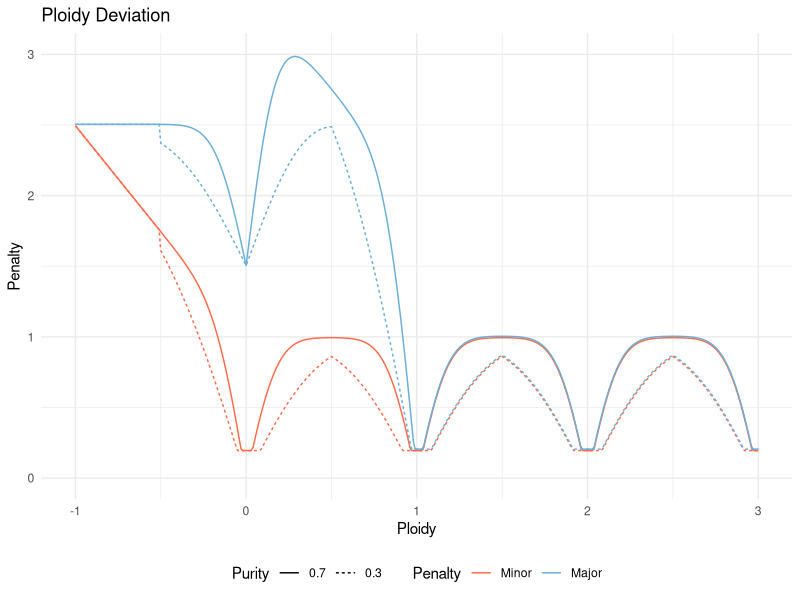

This figure's R source: (Note: this script raises an error after producing the figure.)
library(ggplot2)
library(tidyr)
library(dplyr)
library(cowplot)
theme_set(theme_bw())

ploidyPenaltyFactor = 0.3  
standardDeviation = 0.05
minStandardDeviationPerPloidyPoint = 1
majorAlleleSubOnePenaltyMultiplier = 2
majorAlleleSubOneAdditionalPenalty = 1.5
baselineDeviation = 0.2

alleleDeviation <- function(purity, normFactor, ploidy) {
  if (ploidy < -0.5) {
    return (1)
  }
  
  ploidyDistanceFromInteger = abs(ploidy - round(ploidy))
  standardDeviationsPerPloidy = max(minStandardDeviationPerPloidyPoint, purity * normFactor / 2/ standardDeviation)
  
  return (2 * pnorm(ploidyDistanceFromInteger * standardDeviationsPerPloidy) - 1)
}

subMininimumPloidyPenalty <- function(minPloidy, ploidy) {
  penalty = - majorAlleleSubOneAdditionalPenalty * (ploidy - minPloidy)
  return (min(majorAlleleSubOneAdditionalPenalty, max(penalty, 0)))
}

minorAlleleDeviation <- function(purity, normFactor, ploidy) {
  deviation = alleleDeviation(purity, normFactor, ploidy) + subMininimumPloidyPenalty(0, ploidy)
  return (max(deviation, baselineDeviation))
}

majorAlleleDeviation <- function(purity, normFactor, ploidy) {
  majorAlleleMultiplier = 1
  if (ploidy > 0 && ploidy < 1) {
    majorAlleleMultiplier = majorAlleleSubOnePenaltyMultiplier
  }
  
  deviation = majorAlleleMultiplier * alleleDeviation(purity, normFactor, ploidy) + subMininimumPloidyPenalty(1, ploidy)
  return (max(deviation, baselineDeviation))
}

eventPenalty <- function(majorAllele, minorAllele) {
  wholeGenomeDoublingDistance = 1 + (abs(majorAllele - 2)) + (abs(minorAllele - 2));
  singleEventDistance = (abs(majorAllele - 1)) + (abs(minorAllele - 1));
  
  return (1 + ploidyPenaltyFactor * min(singleEventDistance, wholeGenomeDoublingDistance))
}

ploidy = seq(-1, 3, by = 0.01)
highPurityMajorPenalty = data.frame(ploidy, penalty = sapply(ploidy, function (x) {majorAlleleDeviation(0.7, 1, x) + 0.005}))
highPurityMajorPenalty$Penalty <- "Major"
highPurityMajorPenalty$purity <- 0.7

highPurityMinorPenalty = data.frame(ploidy, penalty = sapply(ploidy, function (x) {minorAlleleDeviation(0.7, 1, x) - 0.005}))
highPurityMinorPenalty$Penalty <- "Minor"
highPurityMinorPenalty$purity <- 0.7

lowPurityMajorPenalty = data.frame(ploidy, penalty = sapply(ploidy, function (x) {majorAlleleDeviation(0.3, 1, x) + 0.005}))
lowPurityMajorPenalty$Penalty <- "Major"
lowPurityMajorPenalty$purity <- 0.3

lowPurityMinorPenalty = data.frame(ploidy, penalty = sapply(ploidy, function (x) {minorAlleleDeviation(0.3, 1, x) - 0.005}))
lowPurityMinorPenalty$Penalty <- "Minor"
lowPurityMinorPenalty$purity <- 0.3

df =  bind_rows(highPurityMajorPenalty, highPurityMinorPenalty,lowPurityMajorPenalty, lowPurityMinorPenalty) %>%
  mutate(Purity = factor(purity, levels = c(0.7, 0.3), ordered = T), Penalty = factor(Penalty, levels = c("Minor", "Major"), ordered = T))

ploidyColours = setNames(c("#6baed6", "#fb6a4a"),c("Major", "Minor"))


pDeviationPenalty = ggplot(df) +
  geom_line(aes(x = ploidy, y = penalty, color = Penalty, linetype = Purity)) +
  scale_color_manual(values = ploidyColours) + 
  xlab("Ploidy") + ylab("Penalty") + ggtitle("Ploidy Deviation") +
  theme( panel.border = element_blank()) + 
  theme(axis.ticks = element_blank(), legend.position="bottom") +
  ylim(0,3)
save_plot("~/hmf/RPlot/FittedPurityDeviationPenalty.png", pDeviationPenalty, base_width = 8, base_height = 4)


purityMatrix <- function(purity, ploidy) {
  resultMatrix = matrix(nrow = length(ploidy), ncol = length(ploidy))
  for (i in c(1:length(ploidy))){
    cat (i, " ")
    for (j in c(1:i)){
      majorPloidy = ploidy[i]
      minorPloidy = ploidy[j]
      totalPenalty = (majorAlleleDeviation(purity, 1, majorPloidy) + minorAlleleDeviation(purity, 1, minorPloidy)) * eventPenalty(majorPloidy, minorPloidy)
      resultMatrix[i,j] = totalPenalty
    }
  }
  
  return (resultMatrix)
}

purityDataFrame <- function(mat, ploidy) {
  df = cbind(majorAllele = ploidy, data.frame(mat))
  colnames(df) <- c("MajorAllele", ploidy)
  df = df %>% gather(MinorAllele, Penalty, -MajorAllele) %>% 
    filter(!is.na(Penalty)) %>% 
    mutate(MinorAllele = as.numeric(MinorAllele), MajorAllele = as.numeric(MajorAllele))
  
  return (df)
}

purityPenaltyPlot <- function(df) {
  ggplot(df) + 
    geom_tile(aes(x = MajorAllele, y = MinorAllele,  color = Penalty)) +
    scale_colour_gradientn(colours=c("blue","green","yellow","orange", "red"), limits = c(0, 15)) +
    theme( panel.border = element_blank()) + 
    xlab("Major Allele Ploidy") + ylab("Minor Allele Ploidy") 
}

ploidy = seq(-1, 8, by = 0.01)
lowPurityDF = purityDataFrame(purityMatrix(0.3, ploidy), ploidy)
highPurityDF = purityDataFrame(purityMatrix(0.7, ploidy), ploidy)

p1 = purityPenaltyPlot(lowPurityDF) + ggtitle("Ploidy Penalty @ 30% Purity") + theme(legend.position = "none")
p2 = purityPenaltyPlot(highPurityDF) + ggtitle("Ploidy Penalty @ 70% Purity")


pfinal = plot_grid(p1,p2, ncol = 2, rel_widths = c(0.9, 1), labels = "AUTO")
save_plot("~/hmf/RPlot/FittedPurityPenalty.png", pfinal, base_width = 8, base_height = 4)
  


